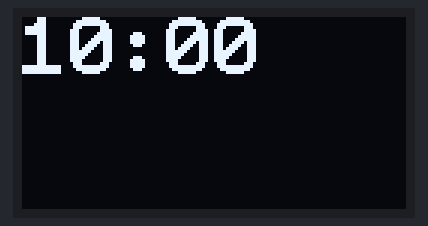
Bench run of a sketch on a simulated Arduino Uno, built with avr-gcc and run on an emulated ATmega328P. On the bench: 128×64 one-colour display.

Above: at 0.2 s.
At 4.2 s:
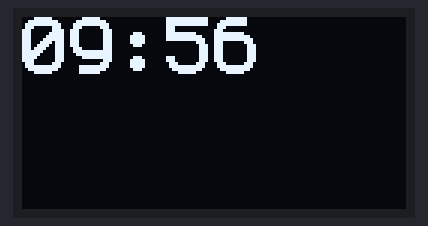
At 9.2 s:
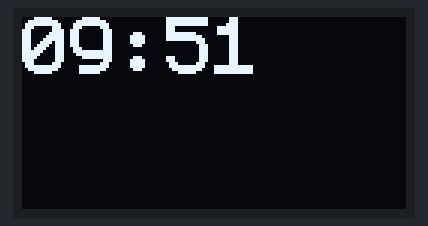
At 19.2 s:
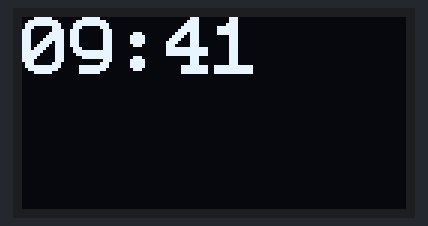
At 28.2 s:
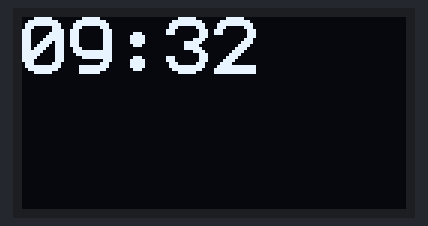
At 38.2 s:
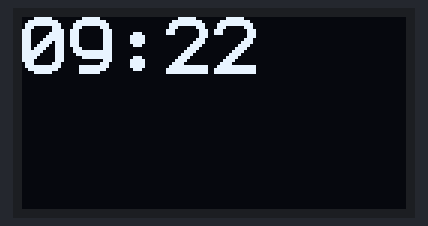

Measured:
- what the display in image 0 shows lasts 0.9 s, from 0.1 s to 1.0 s
- what the display in image 1 shows lasts 1.0 s, from 4.1 s to 5.1 s

The sketch:

PreLab.ino
```cpp
#include <Arduino.h>
#include <U8x8lib.h>

U8X8_SSD1306_128X64_NONAME_HW_I2C u8x8(/* reset=*/ U8X8_PIN_NONE);

unsigned long previousMillis = 0;    // will store last time LED was updated

// constants won't change:
const long interval = 1000;          // interval at which to decrement the seconds

int minutes = 10;             // Variable to hold the number of minutes remaining
int seconds = 0;              // Variable to hold the number of seconds remaining
String minutesString = "10";  // String to hold the minutes that are displayed
String secondsString = "00";  // String to hold the seconds that are displayed


void setup() {
  u8x8.begin(); // to start using the screen
  u8x8.setFlipMode(1);

  u8x8.setFont(u8x8_font_profont29_2x3_f);
  u8x8.setCursor(0, 0); //defining the starting point for the cursor
  u8x8.print(minutesString + ":" + secondsString);
}

void loop() {

  unsigned long currentMillis = millis();

  if (currentMillis - previousMillis >= interval) {
    // save the last time the screen was updated
    previousMillis = currentMillis;

    seconds = seconds - 1; // decrement the number of seconds by 1

    // if the seconds have reached below 0, change them to 59 and decrement the minutes
    if (seconds <= -1) {
      seconds = 59;
      minutes = minutes - 1;
    }
    // if the minutes have reached -1, then the timer is done
    if (minutes <= -1) {
      seconds = 0;
      minutes = 0;
    }

    // formatting what is about to be displayed, adding a 0 in front of the number of
    // minutes or seconds if there is only one digit to follow the mm:ss format
    minutesString = String(minutes);
    secondsString = String(seconds);
    if(minutes <10)
      minutesString = "0" + String(minutes);
    if(seconds <10)
      secondsString = "0" + String(seconds);

    // updating the display
    u8x8.setFont(u8x8_font_profont29_2x3_f);
    u8x8.setCursor(0, 0); //defining the starting point for the cursor
    u8x8.print(minutesString + ":" + secondsString);
  }
}
```
